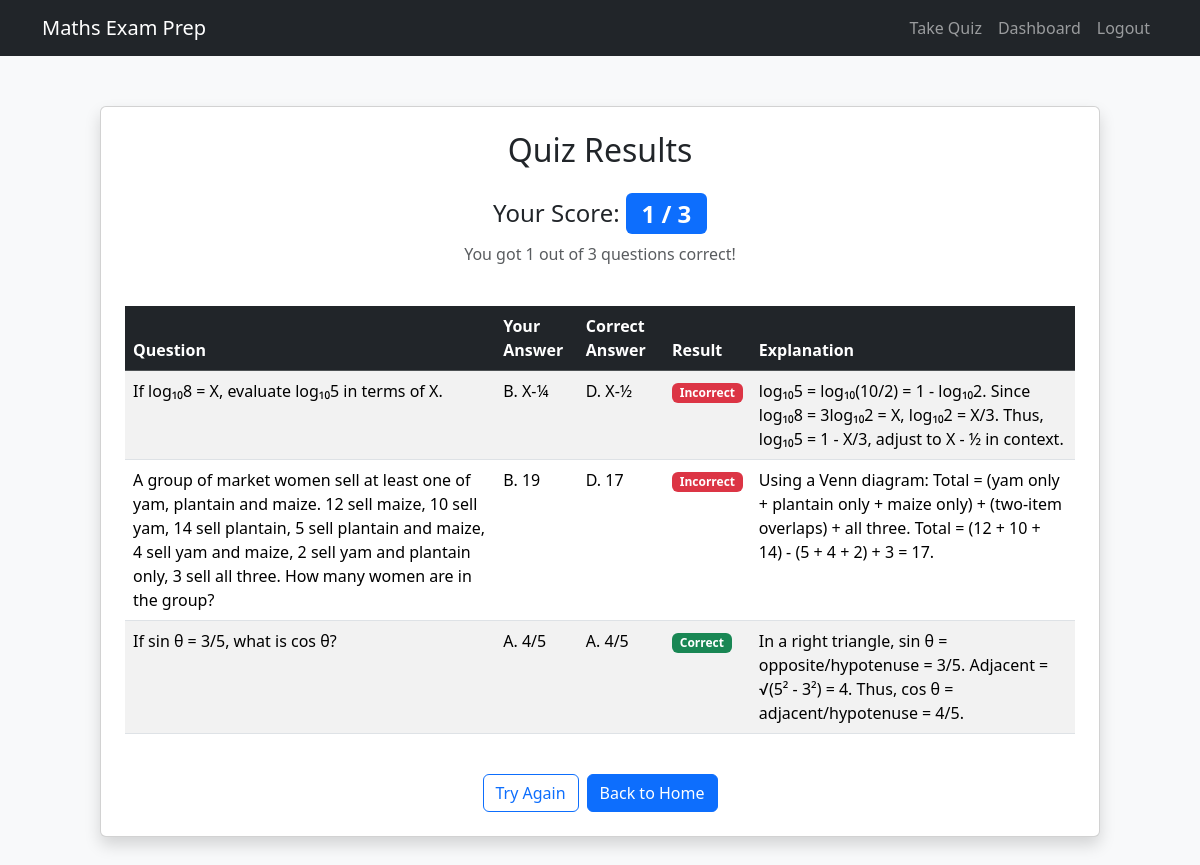
The page /results (signed in) on the database its author committed.
### app/models.py (models this page shows, shortened)
class Question(db.Model):
    id = db.Column(db.Integer, primary_key=True)
    topic = db.Column(db.String(100), nullable=False)  # e.g., "Algebra"
    difficulty = db.Column(db.Integer, nullable=False)  # 1-5
    question_text = db.Column(db.Text, nullable=False)
    option_a = db.Column(db.String(100), nullable=False)
    option_b = db.Column(db.String(100), nullable=False)
    option_c = db.Column(db.String(100), nullable=False)
    option_d = db.Column(db.String(100), nullable=False)
    correct_option = db.Column(db.String(1), nullable=False)  # "A", "B", "C", "D"
    explanation = db.Column(db.Text, nullable=True)  # New field for solutions

### app/routes.py (the view)
@app.route('/results')
@login_required
def results():
    responses = UserResponse.query.filter_by(user_id=current_user.id).order_by(UserResponse.id.desc()).limit(3).all()
    if not responses:
        flash('No quiz results found. Please take the quiz first.', 'warning')
        return redirect(url_for('quiz'))
    score = sum(1 for r in responses if r.is_correct)
    total_questions = len(responses)
    results_data = [
        {
            'question_text': r.question.question_text,
            'selected_option': f"{r.selected_option}. {getattr(r.question, f'option_{r.selected_option.lower()}')}",
            'correct_option': f"{r.question.correct_option}. {getattr(r.question, f'option_{r.question.correct_option.lower()}')}",
            'is_correct': r.is_correct,
            'explanation': r.question.explanation or "No explanation available."
        }
        for r in responses
    ]
    return render_template('results.html', score=score, total_questions=total_questions, results_data=results_data)

### app/models.py (called while the page is built)
@login_manager.user_loader
def load_user(user_id):
    return User.query.get(int(user_id))

### app/templates/results.html (shortened to what this page needs)
<!DOCTYPE html>
<html lang="en">
<head>
    <link href="https://cdn.jsdelivr.net/npm/bootstrap@5.3.3/dist/css/bootstrap.min.css" rel="stylesheet">
</head>
<body>
    <nav class="navbar navbar-expand-lg navbar-dark bg-dark">
        <div class="container">
            <a class="navbar-brand" href="{{ url_for('home') }}">Maths Exam Prep</a>
            <div class="collapse navbar-collapse" id="navbarNav">
                <ul class="navbar-nav ms-auto">
                    {% if current_user.is_authenticated %}
                        <li class="nav-item">
                            <a class="nav-link" href="{{ url_for('quiz') }}">Take Quiz</a>
                        </li>
                        <li class="nav-item">
                            <a class="nav-link" href="{{ url_for('dashboard') }}">Dashboard</a>
                        </li>
                        <li class="nav-item">
                            <a class="nav-link" href="{{ url_for('logout') }}">Logout</a>
                        </li>
                    {% endif %}
                </ul>
            </div>
        </div>
    </nav>
    <div class="container">
        <div class="card results-card p-4 shadow">
            <h2 class="text-center mb-4">Quiz Results</h2>
            <div class="text-center mb-4">
                <h4>Your Score: <span class="badge bg-primary score-badge">{{ score }} / {{ total_questions }}</span></h4>
                <p class="text-muted">You got {{ score }} out of {{ total_questions }} questions correct!</p>
            </div>
            <table class="table table-striped table-hover">
                <thead class="table-dark">
                    <tr>
                        <th scope="col">Question</th>
                        <th scope="col">Your Answer</th>
                        <th scope="col">Correct Answer</th>
                        <th scope="col">Result</th>
                        <th scope="col">Explanation</th>
                    </tr>
                </thead>
                <tbody>
                    {% for result in results_data %}
                        <tr>
                            <td>{{ result.question_text }}</td>
                            <td>{{ result.selected_option }}</td>
                            <td>{{ result.correct_option }}</td>
                            <td>
                                {% if result.is_correct %}
                                    <span class="badge bg-success">Correct</span>
                                {% else %}
                                    <span class="badge bg-danger">Incorrect</span>
                                {% endif %}
                            </td>
                            <td>{{ result.explanation }}</td>
                        </tr>
                    {% endfor %}
                </tbody>
            </table>
            <div class="d-grid gap-2 d-md-flex justify-content-md-center mt-4">
                <a href="{{ url_for('quiz') }}" class="btn btn-outline-primary">Try Again</a>
                <a href="{{ url_for('home') }}" class="btn btn-primary">Back to Home</a>
            </div>
        </div>
    </div>
</body>
</html>

### app/templates/results.html (style rules this page uses)
body { background-color: #f8f9fa; }
.results-card { max-width: 1000px; margin: 50px auto; }
.score-badge { font-size: 1.5rem; }

### rows shown on the page
Question: question_text "If log₁₀8 = X, evaluate log₁₀5 in terms of X.", selected_option "B. X-¼", correct_option "D. X-½", shows "Incorrect", explanation "log₁₀5 = log₁₀(10/2) = 1 - log₁₀2. Since log₁₀8 = 3log₁₀2 = X, log₁₀2 = X/3. Thus, log₁₀5 = 1 - X/3, adjust to X - ½ in context."
Question: question_text "A group of market women sell at least one of yam, plantain and maize. 12 sell maize, 10 sell yam, 14 sell plantain, 5 sell plantain and maize, 4 sell yam and maize, 2 sell yam and plantain only, 3 sell all three. How many women are in the group?", selected_option "B. 19", correct_option "D. 17", shows "Incorrect", explanation "Using a Venn diagram: Total = (yam only + plantain only + maize only) + (two-item overlaps) + all three. Total = (12 + 10 + 14) - (5 + 4 + 2) + 3 = 17."
Question: question_text "If sin θ = 3/5, what is cos θ?", selected_option "A. 4/5", correct_option "A. 4/5", shows "Correct", explanation "In a right triangle, sin θ = opposite/hypotenuse = 3/5. Adjacent = √(5² - 3²) = 4. Thus, cos θ = adjacent/hypotenuse = 4/5."

### other values the page prints
{{ score }} "1"
{{ total_questions }} "3"
